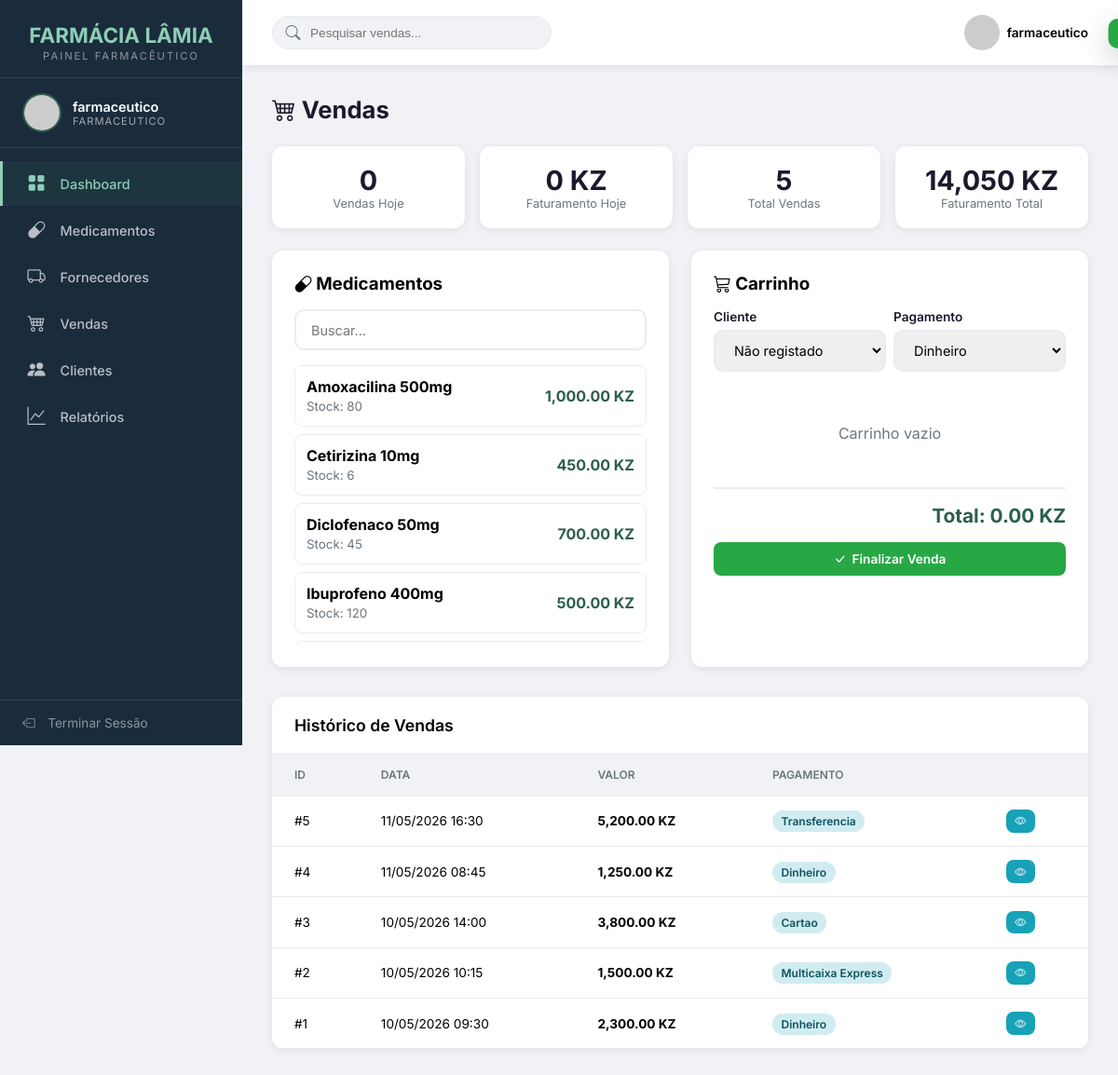
Screenshot of /VIEWS/Farmaceutico/vendas.php (signed in) with the database file from the repository.
### tables this page shows
CREATE TABLE `medicamento` (
  `idMedicamento` int NOT NULL AUTO_INCREMENT,
  `nome` varchar(120) NOT NULL,
  `descricao` text,
  `principioAtivo` varchar(100) DEFAULT NULL,
  `dosagem` varchar(50) DEFAULT NULL,
  `precoCompra` decimal(10,2) NOT NULL,
  `precoVenda` decimal(10,2) NOT NULL,
  `quantidadeEstoque` int NOT NULL DEFAULT '0',
  `estoqueMinimo` int NOT NULL DEFAULT '10',
  `dataFabricacao` date DEFAULT NULL,
  `dataValidade` date NOT NULL,
  `necessitaReceita` tinyint(1) DEFAULT '0',
  `idCategoria` int NOT NULL,
  `idFornecedor` int NOT NULL,
  PRIMARY KEY (`idMedicamento`),
  KEY `fk_categoria` (`idCategoria`),
  KEY `fk_fornecedor` (`idFornecedor`),
  KEY `idx_medicamento_nome` (`nome`),
  KEY `idx_medicamento_validade` (`dataValidade`),
  CONSTRAINT `fk_categoria` FOREIGN KEY (`idCategoria`) REFERENCES `categoria` (`idCategoria`) ON DELETE CASCADE ON UPDATE CASCADE,
  CONSTRAINT `fk_fornecedor` FOREIGN KEY (`idFornecedor`) REFERENCES `fornecedor` (`idFornecedor`) ON DELETE CASCADE ON UPDATE CASCADE
);

CREATE TABLE `venda` (
  `idVenda` int NOT NULL AUTO_INCREMENT,
  `dataVenda` datetime DEFAULT CURRENT_TIMESTAMP,
  `valorTotal` decimal(10,2) DEFAULT '0.00',
  `formaPagamento` enum('Dinheiro','Cartao','Transferencia','Multicaixa Express') NOT NULL,
  `idFuncionario` int NOT NULL,
  `idCliente` int DEFAULT NULL,
  PRIMARY KEY (`idVenda`),
  KEY `fk_venda_funcionario` (`idFuncionario`),
  KEY `fk_venda_cliente` (`idCliente`),
  KEY `idx_venda_data` (`dataVenda`),
  CONSTRAINT `fk_venda_cliente` FOREIGN KEY (`idCliente`) REFERENCES `cliente` (`idCliente`) ON DELETE SET NULL ON UPDATE CASCADE,
  CONSTRAINT `fk_venda_funcionario` FOREIGN KEY (`idFuncionario`) REFERENCES `funcionario` (`idFuncionario`) ON DELETE CASCADE ON UPDATE CASCADE
);

### MODEL/DAO/conexao.php (called while the page is built, shortened)
<?php
class Conn
{
    private static $instance = null;
    private $conn;
    private $host = "localhost";
    private $dbname = "sgf";
    private $username = "root";
    private $password = "1234";
    private function __construct()
    {
        try {
            $dsn = "mysql:host={$this->host};dbname={$this->dbname};charset=utf8mb4";
            $options = [
                PDO::ATTR_ERRMODE => PDO::ERRMODE_EXCEPTION,
                PDO::ATTR_DEFAULT_FETCH_MODE => PDO::FETCH_ASSOC,
                PDO::ATTR_EMULATE_PREPARES => false,
                PDO::MYSQL_ATTR_FOUND_ROWS => true,
            ];
            $this->conn = new PDO($dsn, $this->username, $this->password, $options);
        } catch (PDOException $e) {
            throw new Exception("Não foi possível ligar a base de dados: " . $e->getMessage());
        }
    }
    public static function getInstance()
    {
        if (self::$instance === null) {
            self::$instance = new self();
        }
        return self::$instance;
    }
    public function buscarTodos($sql, $params = [])
    {
        try {
            $stmt = $this->conn->prepare($sql);
            $stmt->execute($params);
            return $stmt->fetchAll();
        } catch (PDOException $e) {
            error_log("Erro SQL: " . $e->getMessage());
            throw $e;
        }
    }
}

### CONTROLLER/VendaController.php (called while the page is built, shortened)
<?php
require_once __DIR__ . '/../MODEL/DAO/conexao.php';
require_once __DIR__ . '/../MODEL/DAO/VendaDAO.php';
require_once __DIR__ . '/../MODEL/DTO/VendaDTO.php';
class VendaController
{
    private $vendaDAO;
    public function __construct()
    {
        $this->vendaDAO = new VendaDAO();
    }
    public function listar()
    {
        try {
            $vendas = $this->vendaDAO->listarTodas();
            return [
                'success' => true,
                'data' => $vendas
            ];
        } catch (Exception $e) {
            return [
                'success' => false,
                'message' => 'Erro ao listar vendas.'
            ];
        }
    }
}

### MODEL/DAO/VendaDAO.php (called while the page is built, shortened)
<?php
require_once __DIR__ . '/conexao.php';
require_once __DIR__ . '/../DTO/VendaDTO.php';
class VendaDAO
{
    private $bd;
    public function __construct()
    {
        $this->bd = Conn::getInstance();
    }
    public function listarTodas()
    {
        try {
            $sql = "SELECT v.*,
                           c.nome as nomeCliente,
                           f.nome as nomeFuncionario
                    FROM venda v
                    LEFT JOIN cliente c ON v.idCliente = c.idCliente
                    LEFT JOIN funcionario f ON v.idFuncionario = f.idFuncionario
                    ORDER BY v.dataVenda DESC";
            $resultados = $this->bd->buscarTodos($sql);
            $vendas = [];
            foreach ($resultados as $linha) {
                $vendas[] = $this->construirDTO($linha);
            }
            return $vendas;
        } catch (Exception $e) {
            error_log("VendaDAO - Erro em listarTodas(): " . $e->getMessage());
            return [];
        }
    }
    private function construirDTO($dados)
    {
        $venda = new VendaDTO();
        $venda->setIdVenda($dados['idVenda']);
        $venda->setDataVenda($dados['dataVenda']);
        $venda->setValorTotal($dados['valorTotal']);
        $venda->setFormaPagamento($dados['formaPagamento']);
        $venda->setIdFuncionario($dados['idFuncionario']);
        $venda->setIdCliente($dados['idCliente']);
        return $venda;
    }
}

### MODEL/DTO/VendaDTO.php (called while the page is built, shortened)
<?php
class VendaDTO implements JsonSerializable
{
    private $idVenda;
    private $dataVenda;
    private $valorTotal;
    private $formaPagamento;
    public function getIdVenda()
    {
        return $this->idVenda;
    }
    public function setIdVenda($idVenda)
    {
        $this->idVenda = $idVenda;
    }
    public function getDataVenda()
    {
        return $this->dataVenda;
    }
    public function setDataVenda($dataVenda)
    {
        $this->dataVenda = $dataVenda;
    }
    public function getValorTotal()
    {
        return $this->valorTotal;
    }
    public function setValorTotal($valorTotal)
    {
        $this->valorTotal = $valorTotal;
    }
    public function getFormaPagamento()
    {
        return $this->formaPagamento;
    }
    public function setFormaPagamento($formaPagamento)
    {
        $this->formaPagamento = $formaPagamento;
    }
}
?>

### CONTROLLER/MedicamentoController.php (called while the page is built, shortened)
<?php
require_once __DIR__ . '/../MODEL/DAO/MedicamentoDAO.php';
require_once __DIR__ . '/../MODEL/DTO/MedicamentoDTO.php';
class MedicamentoController
{
    private $medicamentoDAO;
    public function __construct()
    {
        $this->medicamentoDAO = new MedicamentoDAO();
    }
    public function listar()
    {
        try {
            $medicamentos = $this->medicamentoDAO->listarTodos();
            return ['success' => true, 'data' => $medicamentos];
        } catch (Exception $e) {
            return ['success' => false, 'message' => 'Erro ao listar medicamentos.'];
        }
    }
}

### MODEL/DAO/MedicamentoDAO.php (called while the page is built, shortened)
<?php
require_once __DIR__ . '/conexao.php';
require_once __DIR__ . '/../DTO/MedicamentoDTO.php';
class MedicamentoDAO
{
    private $bd;
    public function __construct()
    {
        $this->bd = Conn::getInstance();
    }
    public function listarTodos()
    {
        try {
            $sql = "SELECT m.*, c.nomeCategoria, f.empresa as nomeEmpresaFornecedor
                    FROM medicamento m
                    LEFT JOIN categoria c ON m.idCategoria = c.idCategoria
                    LEFT JOIN fornecedor f ON m.idFornecedor = f.idFornecedor
                    ORDER BY m.nome ASC";
            $resultados = $this->bd->buscarTodos($sql);
            $medicamentos = [];
            foreach ($resultados as $linha) {
                $medicamentos[] = $this->construirDTO($linha);
            }
            return $medicamentos;
        } catch (Exception $e) {
            error_log("MedicamentoDAO - Erro em listarTodos(): " . $e->getMessage());
            return [];
        }
    }
    private function construirDTO($dados)
    {
        $medicamento = new MedicamentoDTO();
        $medicamento->setIdMedicamento($dados['idMedicamento']);
        $medicamento->setNome($dados['nome']);
        $medicamento->setDescricao($dados['descricao']);
        $medicamento->setPrincipioAtivo($dados['principioAtivo']);
        $medicamento->setDosagem($dados['dosagem']);
        $medicamento->setPrecoCompra($dados['precoCompra']);
        $medicamento->setPrecoVenda($dados['precoVenda']);
        $medicamento->setQuantidadeEstoque($dados['quantidadeEstoque']);
        $medicamento->setEstoqueMinimo($dados['estoqueMinimo']);
        $medicamento->setDataFabricacao($dados['dataFabricacao']);
        $medicamento->setDataValidade($dados['dataValidade']);
        $medicamento->setNecessitaReceita($dados['necessitaReceita']);
        $medicamento->setIdCategoria($dados['idCategoria']);
        $medicamento->setIdFornecedor($dados['idFornecedor']);
        return $medicamento;
    }
}

### MODEL/DTO/MedicamentoDTO.php (called while the page is built, shortened)
<?php
class MedicamentoDTO implements JsonSerializable
{
private $idMedicamento;
private $nome;
private $precoVenda;
private $quantidadeEstoque;
    public function getIdMedicamento()
    {
        return $this->idMedicamento;
    }
    public function setIdMedicamento($idMedicamento)
    {
        $this->idMedicamento = $idMedicamento;
    }
    public function getNome()
    {
        return $this->nome;
    }
    public function setNome($nome)
    {
        $this->nome = $nome;
    }
    public function getPrecoVenda()
    {
        return $this->precoVenda;
    }
    public function setPrecoVenda($precoVenda)
    {
        $this->precoVenda = $precoVenda;
    }
    public function getQuantidadeEstoque()
    {
        return $this->quantidadeEstoque;
    }
    public function setQuantidadeEstoque($quantidadeEstoque)
    {
        $this->quantidadeEstoque = $quantidadeEstoque;
    }
}
?>

### VIEWS/Farmaceutico/vendas.php (the view, shortened to what this page needs)
<?php
$usuario = $_SESSION['usuario'];
$nivel = $usuario['nivel'];
require_once '../../CONTROLLER/VendaController.php';
require_once '../../CONTROLLER/MedicamentoController.php';
$vendCtrl = new VendaController();
$medCtrl = new MedicamentoController();
$vendas = $vendCtrl->listar()['data'] ?? [];
$medicamentos = $medCtrl->listar()['data'] ?? [];
$vendasHoje = 0; $hoje = date('Y-m-d'); $faturamentoHoje = 0;
$totalVendas = count($vendas);
$faturamentoTotal = 0; foreach($vendas as $v) $faturamentoTotal += $v->getValorTotal();
?>
<!DOCTYPE html>
<html lang="pt">
<head>
    <link rel="stylesheet" href="https://cdn.jsdelivr.net/npm/bootstrap-icons@1.11.3/font/bootstrap-icons.css">
</head>
<body>
    <div class="toast" id="toast"></div>
    <aside class="sidebar" id="sidebar">
        <div class="sidebar-logo"><h2>FARMÁCIA LÂMIA</h2><span>Painel Farmacêutico</span></div>
        <div class="sidebar-user"><img src="https://ui-avatars.com/api/?name=<?php echo urlencode($usuario['username']); ?>&background=2c5f4b&color=fff" alt=""><div class="sidebar-user-info"><div class="nome"><?php echo htmlspecialchars($usuario['username']); ?></div><div class="nivel"><?php echo htmlspecialchars($nivel); ?></div></div></div>
        <nav class="sidebar-nav"><ul>
            <li><a href="index.php" class="active"><i class="bi bi-grid-fill"></i> Dashboard</a></li>
            <li><a href="medicamentos.php"><i class="bi bi-capsule"></i> Medicamentos</a></li>
            <li><a href="fornecedores.php"><i class="bi bi-truck"></i> Fornecedores</a></li>
            <li><a href="vendas.php"><i class="bi bi-cart4"></i> Vendas</a></li>
            <li><a href="clientes.php"><i class="bi bi-people-fill"></i> Clientes</a></li>
            <li><a href="relatorios.php"><i class="bi bi-graph-up"></i> Relatórios</a></li>
        </ul></nav>
        <div class="sidebar-footer"><a href="#" onclick="abrirModalLogout()"><i class="bi bi-box-arrow-left"></i> Terminar Sessão</a></div>
    </aside>
    <div class="main-content">
        <header class="topbar">
            <div class="topbar-left"><button class="menu-toggle" id="menuToggle"><i class="bi bi-list"></i></button><div class="topbar-search"><i class="bi bi-search"></i><input type="text" placeholder="Pesquisar vendas..."></div></div>
            <div class="topbar-user"><img src="https://ui-avatars.com/api/?name=<?php echo urlencode($usuario['username']); ?>&background=2c5f4b&color=fff" alt=""><span><?php echo htmlspecialchars($usuario['username']); ?></span></div>
        </header>
        <div class="page-content">
            <div class="page-header"><h1><i class="bi bi-cart4"></i> Vendas</h1></div>
            <div class="cards-grid">
                <div class="card"><div class="card-number"><?php echo $vendasHoje; ?></div><div class="card-label">Vendas Hoje</div></div>
                <div class="card"><div class="card-number"><?php echo number_format($faturamentoHoje,0); ?> KZ</div><div class="card-label">Faturamento Hoje</div></div>
                <div class="card"><div class="card-number"><?php echo $totalVendas; ?></div><div class="card-label">Total Vendas</div></div>
                <div class="card"><div class="card-number"><?php echo number_format($faturamentoTotal,0); ?> KZ</div><div class="card-label">Faturamento Total</div></div>
            </div>
            <div class="pdv-container">
                <div class="pdv-produtos">
                    <h3 style="margin-bottom:1rem;"><i class="bi bi-capsule"></i> Medicamentos</h3>
                    <div class="form-group"><input type="text" id="buscaMed" placeholder="Buscar..." oninput="filtrarMedicamentos()"></div>
                    <div class="lista-medicamentos" id="listaMedicamentos">
                        <?php foreach($medicamentos as $m): if($m->getQuantidadeEstoque()>0): ?>
                        <div class="med-item" onclick="adicionarAoCarrinho(<?php echo $m->getIdMedicamento(); ?>,'<?php echo htmlspecialchars(addslashes($m->getNome())); ?>',<?php echo $m->getPrecoVenda(); ?>)">
                            <div><strong><?php echo htmlspecialchars($m->getNome()); ?></strong><br><small style="color:var(--text-muted)">Stock: <?php echo $m->getQuantidadeEstoque(); ?></small></div>
                            <div style="color:var(--primary);font-weight:700;"><?php echo number_format($m->getPrecoVenda(),2); ?> KZ</div>
                        </div>
                        <?php endif; endforeach; ?>
                    </div>
                </div>
                <div class="pdv-carrinho">
                    <h3 style="margin-bottom:1rem;"><i class="bi bi-cart3"></i> Carrinho</h3>
                    <div style="display:grid;grid-template-columns:1fr 1fr;gap:0.5rem;margin-bottom:0.5rem;">
                        <div class="form-group"><label>Cliente</label><select id="vendaCliente"><option value="">Não registado</option></select></div>
                        <div class="form-group"><label>Pagamento</label><select id="vendaPagamento"><option value="Dinheiro">Dinheiro</option></select></div>
                    </div>
                    <div class="carrinho-itens" id="carrinhoItens"><p style="text-align:center;color:var(--text-muted);padding:2rem;">Carrinho vazio</p></div>
                    <div class="carrinho-total" id="carrinhoTotal">Total: 0.00 KZ</div>
                    <button class="btn btn-success" style="width:100%;margin-top:1rem;justify-content:center;" onclick="finalizarVenda()"><i class="bi bi-check-lg"></i> Finalizar Venda</button>
                </div>
            </div>
            <div class="table-container">
                <div class="table-header"><h3>Histórico de Vendas</h3></div>
                <table><thead><tr><th>ID</th><th>Data</th><th>Valor</th><th>Pagamento</th><th></th></tr></thead>
                    <tbody><?php foreach($vendas as $v): ?>
                        <tr><td>#<?php echo $v->getIdVenda(); ?></td><td><?php echo date('d/m/Y H:i',strtotime($v->getDataVenda())); ?></td><td><strong><?php echo number_format($v->getValorTotal(),2); ?> KZ</strong></td><td><span class="badge badge-info"><?php echo $v->getFormaPagamento(); ?></span></td><td><button class="btn btn-info btn-xs" onclick="verDetalhes(<?php echo $v->getIdVenda(); ?>)"><i class="bi bi-eye"></i></button></td></tr>
                    <?php endforeach; ?></tbody></table>
            </div>
        </div>
    </div>
</body>
</html>

### rows the page displays
medicamento: nome "Amoxacilina 500mg", quantidadeEstoque "80", precoVenda "1,000.00"
medicamento: nome "Cetirizina 10mg", quantidadeEstoque "6", precoVenda "450.00"
medicamento: nome "Diclofenaco 50mg", quantidadeEstoque "45", precoVenda "700.00"
medicamento: nome "Ibuprofeno 400mg", quantidadeEstoque "120", precoVenda "500.00"
venda: idVenda "5", dataVenda "11/05/2026 16:30", valorTotal "5,200.00", formaPagamento "Transferencia"
venda: idVenda "4", dataVenda "11/05/2026 08:45", valorTotal "1,250.00", formaPagamento "Dinheiro"
venda: idVenda "3", dataVenda "10/05/2026 14:00", valorTotal "3,800.00", formaPagamento "Cartao"
venda: idVenda "2", dataVenda "10/05/2026 10:15", valorTotal "1,500.00", formaPagamento "Multicaixa Express"
venda: idVenda "1", dataVenda "10/05/2026 09:30", valorTotal "2,300.00", formaPagamento "Dinheiro"

### other values shown
$usuario['username'] "farmaceutico"
$nivel "FARMACEUTICO"
$vendasHoje "0"
$faturamentoHoje "0"
$totalVendas "5"
$faturamentoTotal "14,050"
